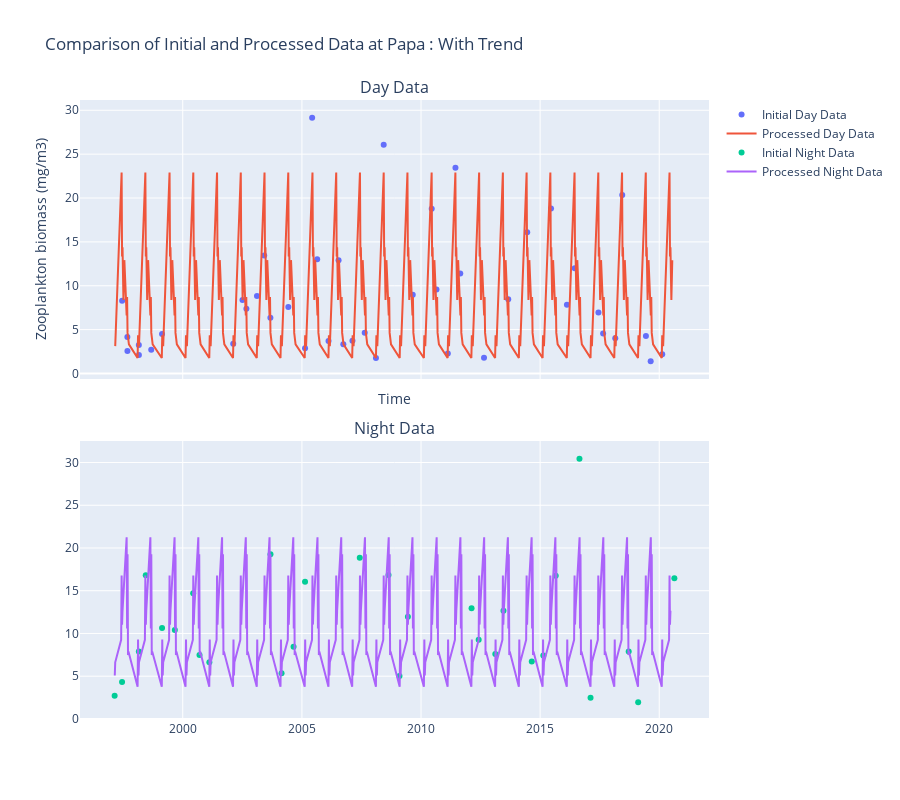

Write notebook code for a chart like this one.
### Code cell
fig = make_subplots(
    rows=2,
    cols=1,
    subplot_titles=("Day Data", "Night Data"),
    shared_xaxes=True,
    vertical_spacing=0.1,
)
# augmente la taille de la figure
fig.update_layout(height=800)

# Ajouter les données d'observation initiales de jour
fig.add_trace(
    go.Scatter(
        x=day_data["time"],
        y=day_data,
        mode="markers",
        name="Initial Day Data",
    ),
    row=1,
    col=1,
)

# Ajouter les données obtenues après traitement de jour
fig.add_trace(
    go.Scatter(
        x=aggregated_smoothed["day"].dropna().index,
        y=aggregated_smoothed["day"].dropna(),  # + aggregated_smoothed["day_trend"],
        mode="lines",
        name="Processed Day Data",
    ),
    row=1,
    col=1,
)

# Ajouter les données d'observation initiales de nuit
fig.add_trace(
    go.Scatter(
        x=night_data["time"],
        y=night_data,
        mode="markers",
        name="Initial Night Data",
    ),
    row=2,
    col=1,
)

# Ajouter les données obtenues après traitement de nuit
fig.add_trace(
    go.Scatter(
        x=aggregated_smoothed["night"].dropna().index,
        y=aggregated_smoothed["night"].dropna(),  # + aggregated_smoothed["night_trend"],
        mode="lines",
        name="Processed Night Data",
    ),
    row=2,
    col=1,
)

# Mettre à jour la mise en page
fig.update_layout(
    title=f"Comparison of Initial and Processed Data at {station} : With Trend",
    xaxis_title="Time",
    yaxis_title="Zooplankton biomass (mg/m3)",
)

fig.show()

### Figure 1 — Plotly figure (JSON) as saved in the notebook; plotly's stock layout.template omitted (floating-point values rounded to 4 significant figures; data arrays with more than 128 entries replaced by an {"elided": "..."} marker saying what was removed)
{"data": [{"mode": "markers", "name": "Initial Day Data", "type": "scatter", "x": ["1997-06-16T00:00:00.000000000", "1997-09-04T00:00:00.000000000", "1997-09-05T00:00:00.000000000", "1998-02-27T00:00:00.000000000", "1998-02-28T00:00:00.000000000", "1998-09-05T00:00:00.000000000", "1999-02-18T00:00:00.000000000", "2002-02-13T00:00:00.000000000", "2002-07-05T00:00:00.000000000", "2002-09-03T00:00:00.000000000", "2003-02-12T00:00:00.000000000", "2003-06-03T00:00:00.000000000", "2003-09-06T00:00:00.000000000", "2004-06-07T00:00:00.000000000", "2005-02-18T00:00:00.000000000", "2005-06-07T00:00:00.000000000", "2005-08-23T00:00:00.000000000", "2006-02-13T00:00:00.000000000", "2006-07-17T00:00:00.000000000", "2006-09-28T00:00:00.000000000", "2007-02-15T00:00:00.000000000", "2007-08-22T00:00:00.000000000", "2008-02-10T00:00:00.000000000", "2008-06-08T00:00:00.000000000", "2009-08-27T00:00:00.000000000", "2010-06-14T00:00:00.000000000", "2010-08-26T00:00:00.000000000", "2011-02-16T00:00:00.000000000", "2011-06-13T00:00:00.000000000", "2011-08-26T00:00:00.000000000", "2012-08-24T00:00:00.000000000", "2013-08-30T00:00:00.000000000", "2014-06-17T00:00:00.000000000", "2015-06-17T00:00:00.000000000", "2016-02-16T00:00:00.000000000", "2016-06-14T00:00:00.000000000", "2017-06-13T00:00:00.000000000", "2017-08-24T00:00:00.000000000", "2018-02-26T00:00:00.000000000", "2018-06-13T00:00:00.000000000", "2019-06-11T00:00:00.000000000", "2019-08-23T00:00:00.000000000", "2020-02-16T00:00:00.000000000"], "xaxis": "x", "y": [8.278, 4.147, 2.569, 3.236, 2.114, 2.7, 4.493, 3.386, 8.37, 7.375, 8.825, 13.45, 6.351, 7.576, 2.885, 29.15, 13.02, 3.703, 12.92, 3.319, 3.72, 4.652, 1.764, 26.08, 8.96, 18.77, 9.577, 2.27, 23.44, 11.39, 1.798, 8.463, 16.09, 18.79, 7.835, 12.0, 6.958, 4.567, 4.01, 20.34, 4.282, 1.389, 2.18], "yaxis": "y"}, {"mode": "lines", "name": "Processed Day Data", "type": "scatter", "x": {"elided": "282 str values"}, "xaxis": "x", "y": {"elided": "282 float values"}, "yaxis": "y"}, {"mode": "markers", "name": "Initial Night Data", "type": "scatter", "x": ["1997-02-21T00:00:00.000000000", "1997-06-15T00:00:00.000000000", "1998-02-27T00:00:00.000000000", "1998-06-13T00:00:00.000000000", "1999-02-18T00:00:00.000000000", "1999-09-02T00:00:00.000000000", "2000-06-09T00:00:00.000000000", "2000-09-14T00:00:00.000000000", "2001-02-12T00:00:00.000000000", "2003-09-07T00:00:00.000000000", "2004-02-24T00:00:00.000000000", "2004-08-26T00:00:00.000000000", "2005-02-18T00:00:00.000000000", "2007-06-07T00:00:00.000000000", "2008-08-21T00:00:00.000000000", "2009-02-05T00:00:00.000000000", "2009-06-14T00:00:00.000000000", "2012-02-15T00:00:00.000000000", "2012-06-03T00:00:00.000000000", "2013-02-13T00:00:00.000000000", "2013-06-18T00:00:00.000000000", "2014-08-26T00:00:00.000000000", "2015-02-19T00:00:00.000000000", "2015-08-28T00:00:00.000000000", "2016-08-26T00:00:00.000000000", "2017-02-12T00:00:00.000000000", "2018-09-20T00:00:00.000000000", "2019-02-12T00:00:00.000000000", "2020-08-20T00:00:00.000000000"], "xaxis": "x2", "y": [2.727, 4.326, 7.902, 16.81, 10.64, 10.4, 14.71, 7.477, 6.634, 19.25, 5.339, 8.457, 16.04, 18.85, 16.83, 5.034, 11.97, 12.96, 9.252, 7.586, 12.66, 6.71, 7.43, 16.76, 30.45, 2.476, 7.892, 1.946, 16.45], "yaxis": "y2"}, {"mode": "lines", "name": "Processed Night Data", "type": "scatter", "x": {"elided": "305 str values"}, "xaxis": "x2", "y": {"elided": "305 float values"}, "yaxis": "y2"}], "layout": {"annotations": [{"font": {"size": 16}, "showarrow": false, "text": "Day Data", "x": 0.5, "xanchor": "center", "xref": "paper", "y": 1, "yanchor": "bottom", "yref": "paper"}, {"font": {"size": 16}, "showarrow": false, "text": "Night Data", "x": 0.5, "xanchor": "center", "xref": "paper", "y": 0.45, "yanchor": "bottom", "yref": "paper"}], "height": 800, "title": {"text": "Comparison of Initial and Processed Data at Papa : With Trend"}, "xaxis": {"anchor": "y", "domain": [0, 1], "matches": "x2", "showticklabels": false, "title": {"text": "Time"}}, "xaxis2": {"anchor": "y2", "domain": [0, 1]}, "yaxis": {"anchor": "x", "domain": [0.55, 1], "title": {"text": "Zooplankton biomass (mg/m3)"}}, "yaxis2": {"anchor": "x2", "domain": [0, 0.45]}}}
